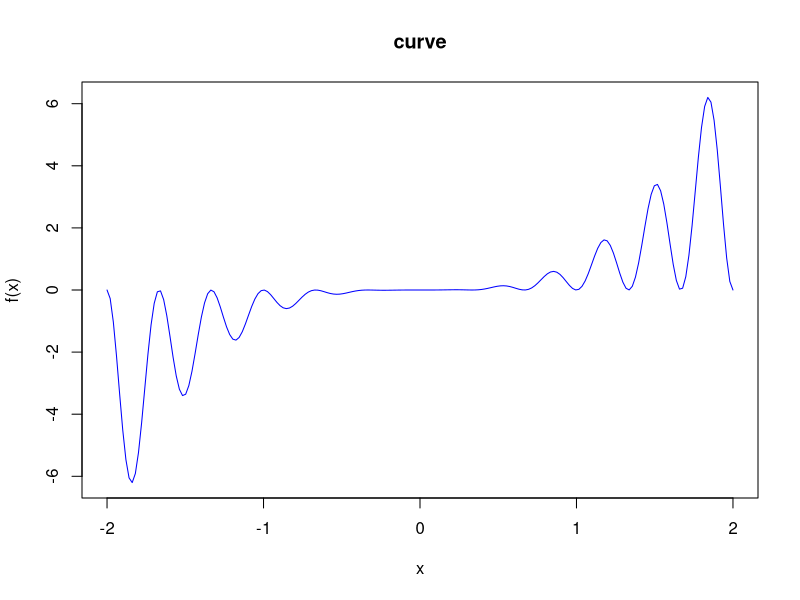
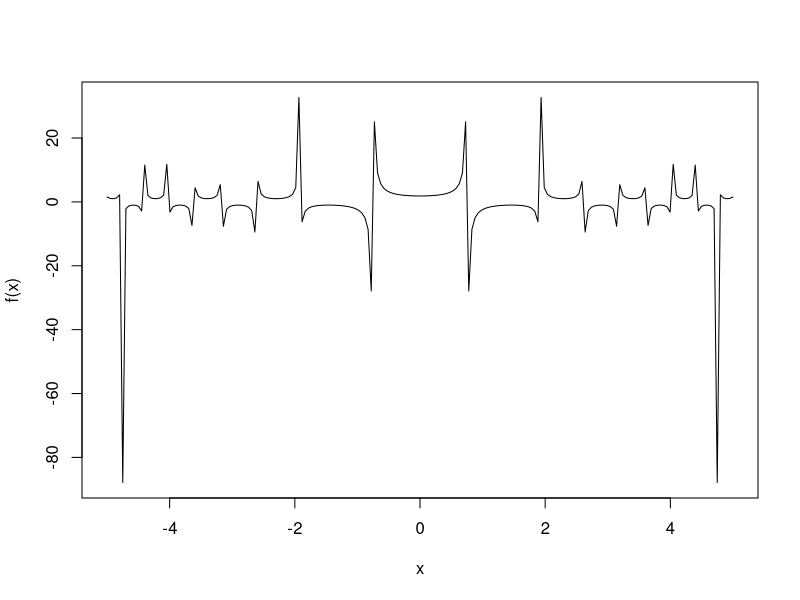
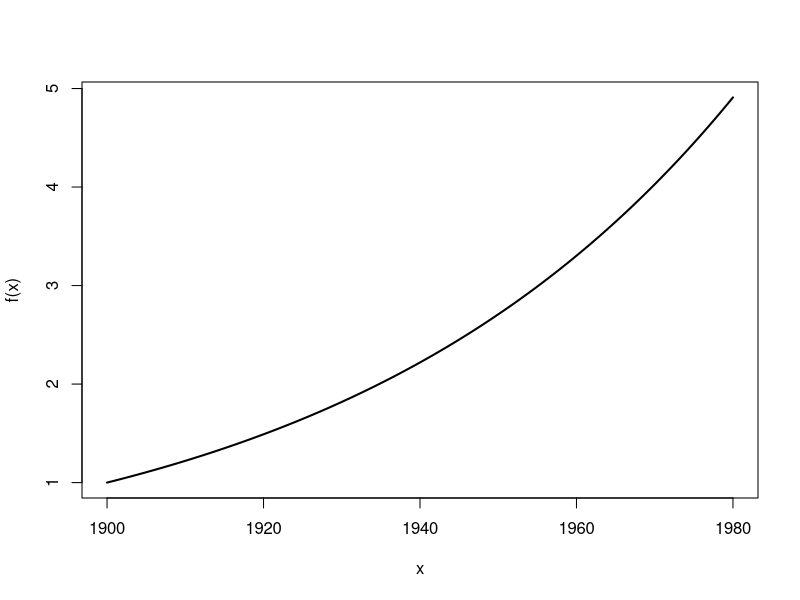
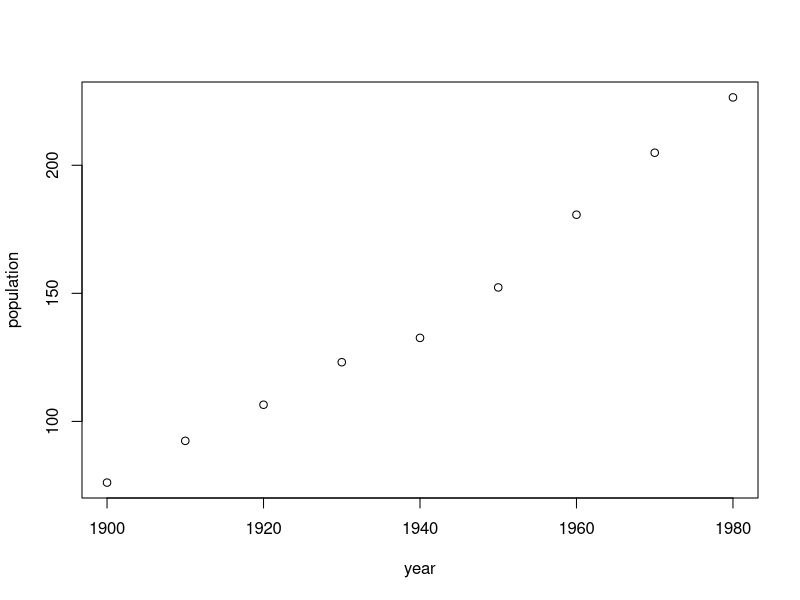
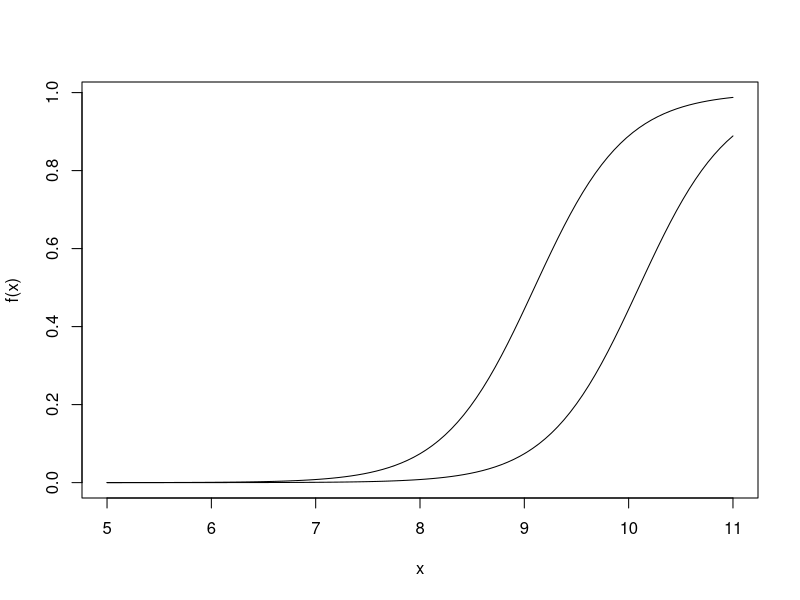
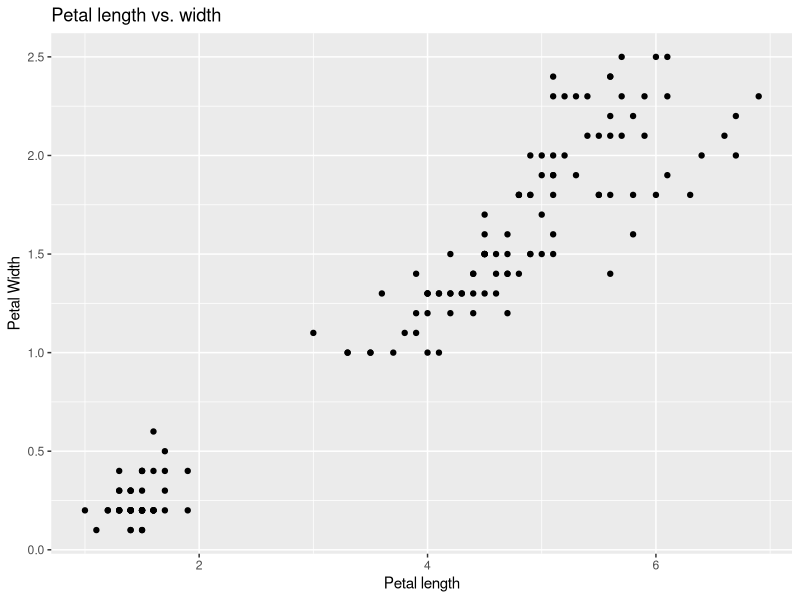
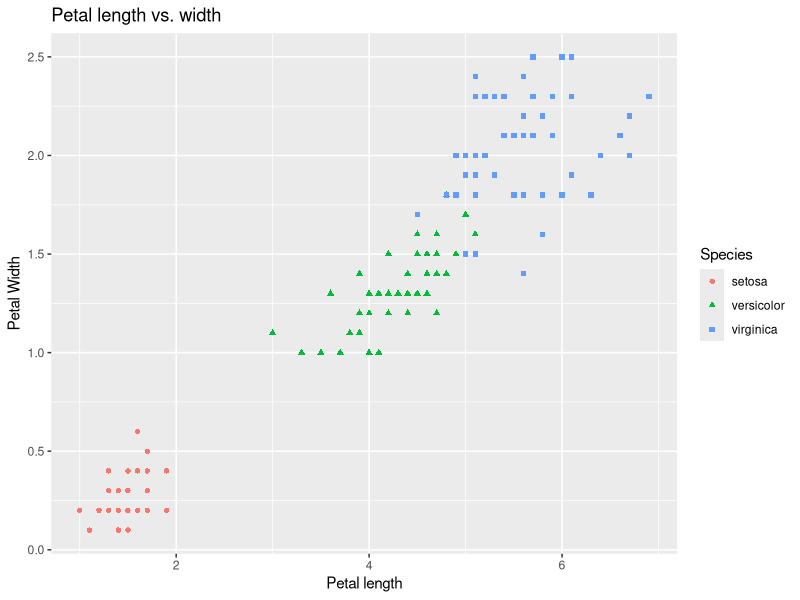
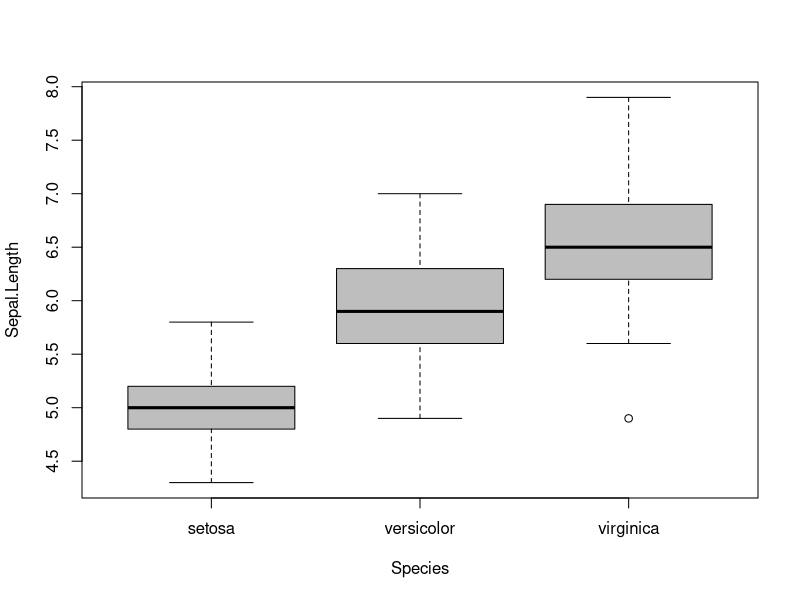

Write the R code that produced these figures, in order.
library(tidyverse)

### Exercises
#1
curve(expr = x^3 * (sin(3*pi*x))^2,
      from = -2,
      to = 2,
      col = "blue",
      xlab = "x",
      ylab = "f(x)",
      main = "curve",
      n = 200)
      
#2
f <- function(x) {
  1/(cos(1+x^2))
  }

curve(expr = f,
      from = -5,
      to = 5,
      xlab = "x",
      ylab = "f(x)",
      n = 200)

### Human population growth
#1
a <- 0.02
K <- 450
N0 <- 76.1
x0 <- 1900

f <- function(x) {
  K / (1 + (K-N0 / N0) * exp(-a*(x - x0)))
}

curve(expr = f,
      from = 1900,
      to = 1980,
      lwd = 2)

#2
df <- data.frame(year=c(1900, 1910, 1920, 1930, 1940, 1950, 1960, 1970, 1980),
                 population=c(76.1, 92.4, 106.5, 123.1, 132.6, 152.3, 180.7, 204.9, 226.5))

plot(population ~ year,
     data = df)

curve(expr = f,
      add = TRUE,
      from = 1900,
      to = 1980,
      xlab = "x",
      ylab = "f(x)",
      main = "curve",
      lwd = 2)

### Toxic ammonia
#1
Kn <- 8*10^-10

f <- function(x) {
  Kn / (Kn + 10^(-x))
}

curve(expr = f,
      from = 5,
      to = 11)

#2
KN0 <- 8*10^-11
f0 <- function(x) {
  KN0 / (KN0 + 10^(-x))
}

curve(expr = f0,
      add = TRUE)

### Iris data set
#1
head(iris)
class(iris)

#2
dim(iris)

#3
ggplot(data = iris,
       mapping = aes(x = Petal.Length,
                     y = Petal.Width)) +
  geom_point() +
  labs(x = "Petal length",
       y = "Petal Width") +
  ggtitle("Petal length vs. width")
  

# 4-5
ggplot(data = iris,
       mapping = aes(x = Petal.Length,
                     y = Petal.Width,
                     fill = Species)) +
  geom_point(mapping = aes(color = Species,
                           shape = Species)) +
  labs(x = "Petal length",
       y = "Petal Width") +
  ggtitle("Petal length vs. width")

# 6
#boxplot
boxplot(Sepal.Length ~ Species,
        data = iris,
        col = 'grey')

# 7
par(mfrow=c(2,2))
boxplot(Sepal.Length ~ Species, data = iris, col = 'grey')
boxplot(Sepal.Width ~ Species, data = iris, col = 'grey')
boxplot(Petal.Length ~ Species, data = iris, col = 'grey')
boxplot(Petal.Width ~ Species, data = iris, col = 'grey')




### Automatic coercien by plot()
d <- data.frame(nr = factor(c('1',2:20)),
                value = c(1:20)^2)

head(d)
dim(d)

#1
print(d)

#2
par(mfrow=c(1,1))
plot(d$nr, d$value)

#3
d$nr <- as.character(d$nr)
d$nr <- as.numeric(d$nr)
plot(d$nr, d$value)













